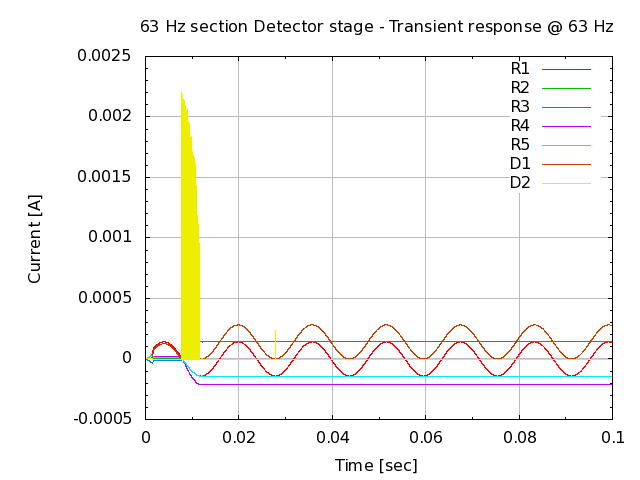

gnuplot code for this plot:
# setup terminal
set term png

# setup graph
set output "26.000.00.02.25.png"
set title "63 Hz section Detector stage - Transient response @ 63 Hz"

# setup Y-axis
set grid ytics lt 1 lw 1 lc rgb "#bbbbbb"
set mytics
set ylabel "Current [A]"

# setup X-axis
set grid xtics lt 1 lw 1 lc rgb "#bbbbbb"
set mxtics
set xrange [0:0.1]
set xlabel "Time [sec]"

# setup plot style
set style data lines
plot '26.000.00.02.25.dat' using 1:2 title "R1", \
     '26.000.00.02.25.dat' using 1:3 title "R2", \
     '26.000.00.02.25.dat' using 1:4 title "R3", \
     '26.000.00.02.25.dat' using 1:5 title "R4", \
     '26.000.00.02.25.dat' using 1:6 title "R5", \
     '26.000.00.02.25.dat' using 1:7 title "D1", \
     '26.000.00.02.25.dat' using 1:8 title "D2"

# set output back to default
set output

# reset terminal type
set terminal pop
